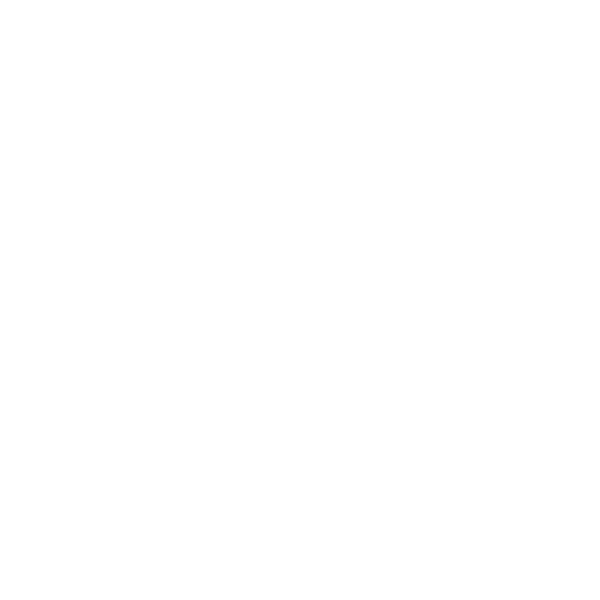
Frame 1 (no input)
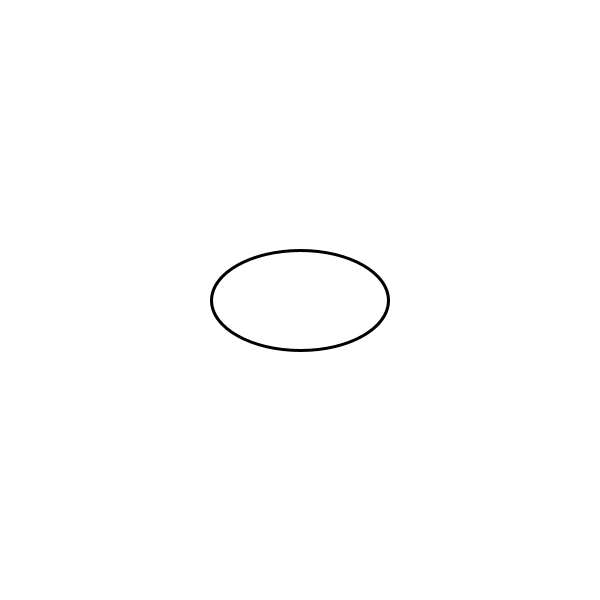
Frame 60 (the mouse pressed at the canvas centre just before this capture)
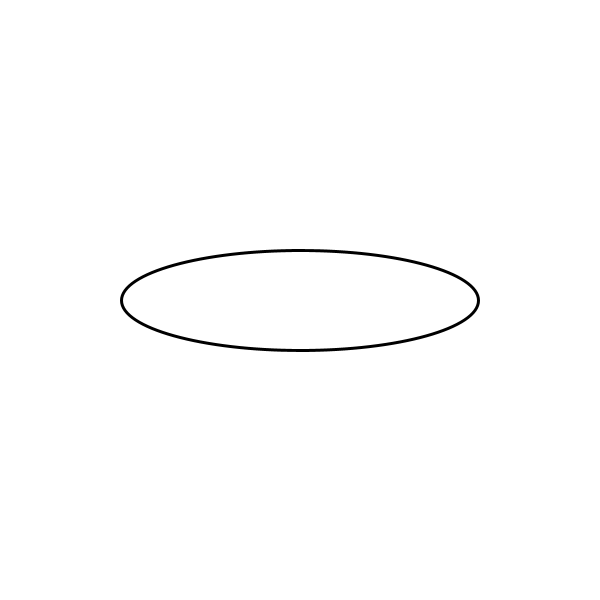
Frame 120 (the mouse held since frame 60 and released just before this capture)

The Processing sketch that drew these frames (run headless with seeded random() and noise(); from frame 60 on, the mouse is pressed at the canvas centre):

// Processing sketch: growingcircle
// ── growingcircle.pde
int x,y;

void setup() {
  size(600,600);
  x = 0;
  y = 0;
}


void draw() {
  strokeWeight(3);
  background(255);
  ellipse(300,300, x ,y);
  x = x + 3;
  y = y + 3;
  if (x > 700)
  if (y > 700)
  x = -100;
  y = -100;
}
